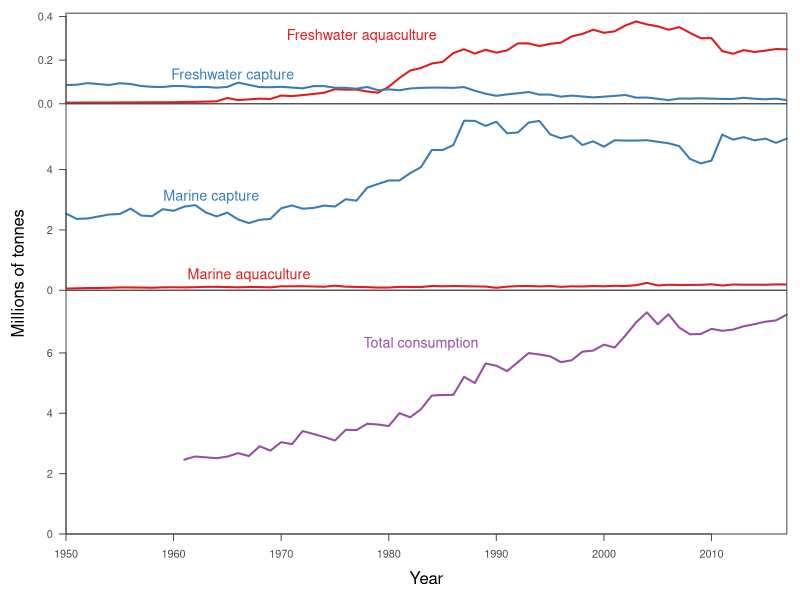

R code for this plot:
#=============================================================
#Data from Halley Froehlich 28 May 2020
#For paper on executive order on fish and aquaculture
#plot by Trevor Branch tbranch@uw.edu  
#=============================================================
library(tidyverse)

fig.1 <- function(filename="all_FAO_data.csv") {
   XX <- read.csv(file="all_FAO_data.csv", stringsAsFactors=FALSE)
   #Three panels: aquaculture, capture, and consumption
   aq.fresh <- filter(XX, envt=="freshwater", type=="aquaculture")
   aq.salt <- filter(XX, envt=="marine", type=="aquaculture")
   cap.fresh <- filter(XX, envt=="freshwater", type=="capture")
   cap.salt <- filter(XX, envt=="marine", type=="capture")
   eaten <- filter(XX, element=="Food supply quantity (tonnes)")
   eaten.yr <- sort(unique(XX$year))
   eaten.amount <- tapply(X=XX$consumption_tonnes, FUN=mean, INDEX=XX$year)
   
   max.in.panels <- c(max(aq.fresh$prod_tonnes, cap.fresh$prod_tonnes),
                      max(aq.salt$prod_tonnes, cap.salt$prod_tonnes),
                      max(eaten.amount, na.rm=TRUE))
   
   line.colors <- c("#e41a1c","#377eb8","#984ea3")
   
   scaling <- 1e06 #divide by 1 million
   max.in.panels <- 1.1*max.in.panels/scaling
   par(mar=c(0,0,0,0), oma=c(5,5,1,1))
   layout(mat=matrix(1:3,nrow=3, ncol=1),widths=1, 
          heights=c(3,max.in.panels[2:3]))
   plot(aq.fresh$year, aq.fresh$prod_tonnes/scaling, type="l", 
        col=line.colors[1], lwd=2,
        ylim=c(0,max.in.panels[1]), yaxs="i", xaxs="i", xpd=NA,
        las=1, axes=FALSE, ann=FALSE)
   lines(x=cap.fresh$year, y=cap.fresh$prod_tonnes/scaling, 
         col=line.colors[2],
         lwd=2)
   axis(side=2, at=c(0,0.2,0.4), las=1,col="gray30",col.axis="gray30")
   box(col="gray30")
   text(x=c(1977.5, 1965.5), y=c(0.31,0.13), 
        labels=c("Freshwater aquaculture", "Freshwater capture"),
        col=c(line.colors[1:2]), cex=1.3)
   
   plot(cap.salt$year, cap.salt$prod_tonnes/scaling, type="l", 
        col=line.colors[2], lwd=2,
        ylim=c(0,max.in.panels[2]), yaxs="i", xaxs="i", xpd=NA,
        las=1,axes=FALSE, ann=FALSE)
   axis(side=2, at=c(0,2,4), las=1,col="gray30",col.axis="gray30")
   lines(x=aq.salt$year, y=aq.salt$prod_tonnes/scaling, 
         col=line.colors[1], lwd=2)
   box(col="gray30")
   text(x=c(1963.5, 1967), y=c(3.1,0.5), 
        labels=c("Marine capture", "Marine aquaculture"),
        col=c(line.colors[2:1]), cex=1.3)
   
   
   plot(x=eaten.yr, y=eaten.amount/scaling, type="l", 
        col=line.colors[3],
        ylim=c(0,max.in.panels[3]), yaxs="i", xaxs="i", xpd=NA,
        las=1,axes=FALSE, ann=FALSE, lwd=2)
   axis(side=2, at=c(0,2,4,6), las=1, col="gray30",col.axis="gray30")
   axis(side=1, col="gray30",col.axis="gray30")
   box(col="gray30")
   mtext(side=1, outer=TRUE, "Year", cex=1, line=3)
   mtext(side=2, outer=TRUE, "Millions of tonnes", cex=1, line=3)
   text(x=1983, y=6.3, 
        labels=c("Total consumption"),
        col=c(line.colors[3]), cex=1.3)
}
pdf(file="Fig 1 Trends v2.pdf", width=3.5, height=5.5)
fig.1(filename="all_FAO_data.csv")
dev.off()
